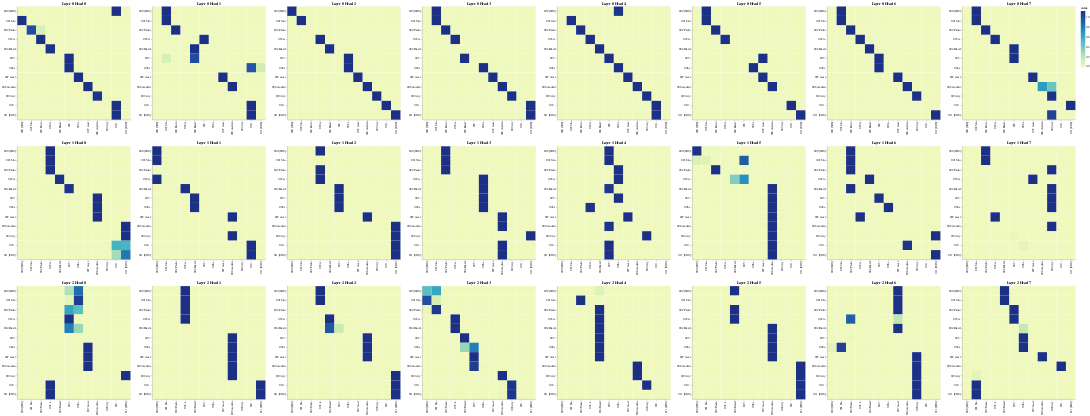

This figure's notebook cell:
### Code cell
layers = [0, 1, 2]
heads = [0, 1, 2, 3, 4, 5, 6, 7]

# Encoder Self-Attention
get_all_attention_maps("encoder", layers, heads, encoder_input_tokens, encoder_input_tokens, min(20, sentence_len))

### Figure 1 — Vega-Lite specification as saved in the notebook (floating-point values rounded to 4 significant figures; data arrays with more than 128 entries replaced by an {"elided": "..."} marker saying what was removed)
{"config": {"view": {"continuousWidth": 300, "continuousHeight": 300}}, "vconcat": [{"hconcat": [{"data": {"name": "data-642de2e71920ae61bad1acbb81ab26cc"}, "mark": {"type": "rect"}, "encoding": {"color": {"field": "value", "type": "quantitative"}, "tooltip": [{"field": "row", "type": "quantitative"}, {"field": "column", "type": "quantitative"}, {"field": "value", "type": "quantitative"}, {"field": "row_token", "type": "nominal"}, {"field": "col_token", "type": "nominal"}], "x": {"axis": {"title": ""}, "field": "col_token", "type": "nominal"}, "y": {"axis": {"title": ""}, "field": "row_token", "type": "nominal"}}, "height": 400, "name": "view_1", "title": "Layer 0 Head 0", "width": 400}, {"data": {"name": "data-b739637dce656109764abf7791928a13"}, "mark": {"type": "rect"}, "encoding": {"color": {"field": "value", "type": "quantitative"}, "tooltip": [{"field": "row", "type": "quantitative"}, {"field": "column", "type": "quantitative"}, {"field": "value", "type": "quantitative"}, {"field": "row_token", "type": "nominal"}, {"field": "col_token", "type": "nominal"}], "x": {"axis": {"title": ""}, "field": "col_token", "type": "nominal"}, "y": {"axis": {"title": ""}, "field": "row_token", "type": "nominal"}}, "height": 400, "name": "view_2", "title": "Layer 0 Head 1", "width": 400}, {"data": {"name": "data-653357a9b006bd915d21c9b2d9796658"}, "mark": {"type": "rect"}, "encoding": {"color": {"field": "value", "type": "quantitative"}, "tooltip": [{"field": "row", "type": "quantitative"}, {"field": "column", "type": "quantitative"}, {"field": "value", "type": "quantitative"}, {"field": "row_token", "type": "nominal"}, {"field": "col_token", "type": "nominal"}], "x": {"axis": {"title": ""}, "field": "col_token", "type": "nominal"}, "y": {"axis": {"title": ""}, "field": "row_token", "type": "nominal"}}, "height": 400, "name": "view_3", "title": "Layer 0 Head 2", "width": 400}, {"data": {"name": "data-4af6475c268c9d563e63099ae26ac09f"}, "mark": {"type": "rect"}, "encoding": {"color": {"field": "value", "type": "quantitative"}, "tooltip": [{"field": "row", "type": "quantitative"}, {"field": "column", "type": "quantitative"}, {"field": "value", "type": "quantitative"}, {"field": "row_token", "type": "nominal"}, {"field": "col_token", "type": "nominal"}], "x": {"axis": {"title": ""}, "field": "col_token", "type": "nominal"}, "y": {"axis": {"title": ""}, "field": "row_token", "type": "nominal"}}, "height": 400, "name": "view_4", "title": "Layer 0 Head 3", "width": 400}, {"data": {"name": "data-a0ba7d1d40b1720acac0bfc20f214503"}, "mark": {"type": "rect"}, "encoding": {"color": {"field": "value", "type": "quantitative"}, "tooltip": [{"field": "row", "type": "quantitative"}, {"field": "column", "type": "quantitative"}, {"field": "value", "type": "quantitative"}, {"field": "row_token", "type": "nominal"}, {"field": "col_token", "type": "nominal"}], "x": {"axis": {"title": ""}, "field": "col_token", "type": "nominal"}, "y": {"axis": {"title": ""}, "field": "row_token", "type": "nominal"}}, "height": 400, "name": "view_5", "title": "Layer 0 Head 4", "width": 400}, {"data": {"name": "data-750218eb5d5b5388b2f8911f006c4856"}, "mark": {"type": "rect"}, "encoding": {"color": {"field": "value", "type": "quantitative"}, "tooltip": [{"field": "row", "type": "quantitative"}, {"field": "column", "type": "quantitative"}, {"field": "value", "type": "quantitative"}, {"field": "row_token", "type": "nominal"}, {"field": "col_token", "type": "nominal"}], "x": {"axis": {"title": ""}, "field": "col_token", "type": "nominal"}, "y": {"axis": {"title": ""}, "field": "row_token", "type": "nominal"}}, "height": 400, "name": "view_6", "title": "Layer 0 Head 5", "width": 400}, {"data": {"name": "data-5e94fe221b1a7595c080572ee5d2a885"}, "mark": {"type": "rect"}, "encoding": {"color": {"field": "value", "type": "quantitative"}, "tooltip": [{"field": "row", "type": "quantitative"}, {"field": "column", "type": "quantitative"}, {"field": "value", "type": "quantitative"}, {"field": "row_token", "type": "nominal"}, {"field": "col_token", "type": "nominal"}], "x": {"axis": {"title": ""}, "field": "col_token", "type": "nominal"}, "y": {"axis": {"title": ""}, "field": "row_token", "type": "nominal"}}, "height": 400, "name": "view_7", "title": "Layer 0 Head 6", "width": 400}, {"data": {"name": "data-4ca0bb952588a2d9a83369f338ac92f9"}, "mark": {"type": "rect"}, "encoding": {"color": {"field": "value", "type": "quantitative"}, "tooltip": [{"field": "row", "type": "quantitative"}, {"field": "column", "type": "quantitative"}, {"field": "value", "type": "quantitative"}, {"field": "row_token", "type": "nominal"}, {"field": "col_token", "type": "nominal"}], "x": {"axis": {"title": ""}, "field": "col_token", "type": "nominal"}, "y": {"axis": {"title": ""}, "field": "row_token", "type": "nominal"}}, "height": 400, "name": "view_8", "title": "Layer 0 Head 7", "width": 400}]}, {"hconcat": [{"data": {"name": "data-c415a10631ae6a785b07d406f8b08701"}, "mark": {"type": "rect"}, "encoding": {"color": {"field": "value", "type": "quantitative"}, "tooltip": [{"field": "row", "type": "quantitative"}, {"field": "column", "type": "quantitative"}, {"field": "value", "type": "quantitative"}, {"field": "row_token", "type": "nominal"}, {"field": "col_token", "type": "nominal"}], "x": {"axis": {"title": ""}, "field": "col_token", "type": "nominal"}, "y": {"axis": {"title": ""}, "field": "row_token", "type": "nominal"}}, "height": 400, "name": "view_9", "title": "Layer 1 Head 0", "width": 400}, {"data": {"name": "data-8715973bc62e4924189d4ecdb16795d3"}, "mark": {"type": "rect"}, "encoding": {"color": {"field": "value", "type": "quantitative"}, "tooltip": [{"field": "row", "type": "quantitative"}, {"field": "column", "type": "quantitative"}, {"field": "value", "type": "quantitative"}, {"field": "row_token", "type": "nominal"}, {"field": "col_token", "type": "nominal"}], "x": {"axis": {"title": ""}, "field": "col_token", "type": "nominal"}, "y": {"axis": {"title": ""}, "field": "row_token", "type": "nominal"}}, "height": 400, "name": "view_10", "title": "Layer 1 Head 1", "width": 400}, {"data": {"name": "data-c6eca3a81ea5814b208817c626518322"}, "mark": {"type": "rect"}, "encoding": {"color": {"field": "value", "type": "quantitative"}, "tooltip": [{"field": "row", "type": "quantitative"}, {"field": "column", "type": "quantitative"}, {"field": "value", "type": "quantitative"}, {"field": "row_token", "type": "nominal"}, {"field": "col_token", "type": "nominal"}], "x": {"axis": {"title": ""}, "field": "col_token", "type": "nominal"}, "y": {"axis": {"title": ""}, "field": "row_token", "type": "nominal"}}, "height": 400, "name": "view_11", "title": "Layer 1 Head 2", "width": 400}, {"data": {"name": "data-0c6e971a5505db983b27d85fa1e2022d"}, "mark": {"type": "rect"}, "encoding": {"color": {"field": "value", "type": "quantitative"}, "tooltip": [{"field": "row", "type": "quantitative"}, {"field": "column", "type": "quantitative"}, {"field": "value", "type": "quantitative"}, {"field": "row_token", "type": "nominal"}, {"field": "col_token", "type": "nominal"}], "x": {"axis": {"title": ""}, "field": "col_token", "type": "nominal"}, "y": {"axis": {"title": ""}, "field": "row_token", "type": "nominal"}}, "height": 400, "name": "view_12", "title": "Layer 1 Head 3", "width": 400}, {"data": {"name": "data-88dc6cb6870e2aebe18506a68d799882"}, "mark": {"type": "rect"}, "encoding": {"color": {"field": "value", "type": "quantitative"}, "tooltip": [{"field": "row", "type": "quantitative"}, {"field": "column", "type": "quantitative"}, {"field": "value", "type": "quantitative"}, {"field": "row_token", "type": "nominal"}, {"field": "col_token", "type": "nominal"}], "x": {"axis": {"title": ""}, "field": "col_token", "type": "nominal"}, "y": {"axis": {"title": ""}, "field": "row_token", "type": "nominal"}}, "height": 400, "name": "view_13", "title": "Layer 1 Head 4", "width": 400}, {"data": {"name": "data-31d811455ae14db4569d709d0e9f537b"}, "mark": {"type": "rect"}, "encoding": {"color": {"field": "value", "type": "quantitative"}, "tooltip": [{"field": "row", "type": "quantitative"}, {"field": "column", "type": "quantitative"}, {"field": "value", "type": "quantitative"}, {"field": "row_token", "type": "nominal"}, {"field": "col_token", "type": "nominal"}], "x": {"axis": {"title": ""}, "field": "col_token", "type": "nominal"}, "y": {"axis": {"title": ""}, "field": "row_token", "type": "nominal"}}, "height": 400, "name": "view_14", "title": "Layer 1 Head 5", "width": 400}, {"data": {"name": "data-b7f59e19155e898f4a522f50ba854855"}, "mark": {"type": "rect"}, "encoding": {"color": {"field": "value", "type": "quantitative"}, "tooltip": [{"field": "row", "type": "quantitative"}, {"field": "column", "type": "quantitative"}, {"field": "value", "type": "quantitative"}, {"field": "row_token", "type": "nominal"}, {"field": "col_token", "type": "nominal"}], "x": {"axis": {"title": ""}, "field": "col_token", "type": "nominal"}, "y": {"axis": {"title": ""}, "field": "row_token", "type": "nominal"}}, "height": 400, "name": "view_15", "title": "Layer 1 Head 6", "width": 400}, {"data": {"name": "data-8053cc5c93fc4b11ceb7a38908ca44a2"}, "mark": {"type": "rect"}, "encoding": {"color": {"field": "value", "type": "quantitative"}, "tooltip": [{"field": "row", "type": "quantitative"}, {"field": "column", "type": "quantitative"}, {"field": "value", "type": "quantitative"}, {"field": "row_token", "type": "nominal"}, {"field": "col_token", "type": "nominal"}], "x": {"axis": {"title": ""}, "field": "col_token", "type": "nominal"}, "y": {"axis": {"title": ""}, "field": "row_token", "type": "nominal"}}, "height": 400, "name": "view_16", "title": "Layer 1 Head 7", "width": 400}]}, {"hconcat": [{"data": {"name": "data-d436d01f626b20b686bd983a44deed4b"}, "mark": {"type": "rect"}, "encoding": {"color": {"field": "value", "type": "quantitative"}, "tooltip": [{"field": "row", "type": "quantitative"}, {"field": "column", "type": "quantitative"}, {"field": "value", "type": "quantitative"}, {"field": "row_token", "type": "nominal"}, {"field": "col_token", "type": "nominal"}], "x": {"axis": {"title": ""}, "field": "col_token", "type": "nominal"}, "y": {"axis": {"title": ""}, "field": "row_token", "type": "nominal"}}, "height": 400, "name": "view_17", "title": "Layer 2 Head 0", "width": 400}, {"data": {"name": "data-d4f03a596c0d74f83d83495409777390"}, "mark": {"type": "rect"}, "encoding": {"color": {"field": "value", "type": "quantitative"}, "tooltip": [{"field": "row", "type": "quantitative"}, {"field": "column", "type": "quantitative"}, {"field": "value", "type": "quantitative"}, {"field": "row_token", "type": "nominal"}, {"field": "col_token", "type": "nominal"}], "x": {"axis": {"title": ""}, "field": "col_token", "type": "nominal"}, "y": {"axis": {"title": ""}, "field": "row_token", "type": "nominal"}}, "height": 400, "name": "view_18", "title": "Layer 2 Head 1", "width": 400}, {"data": {"name": "data-b7dfdcf0ff147f82cb266a5c7e70e52d"}, "mark": {"type": "rect"}, "encoding": {"color": {"field": "value", "type": "quantitative"}, "tooltip": [{"field": "row", "type": "quantitative"}, {"field": "column", "type": "quantitative"}, {"field": "value", "type": "quantitative"}, {"field": "row_token", "type": "nominal"}, {"field": "col_token", "type": "nominal"}], "x": {"axis": {"title": ""}, "field": "col_token", "type": "nominal"}, "y": {"axis": {"title": ""}, "field": "row_token", "type": "nominal"}}, "height": 400, "name": "view_19", "title": "Layer 2 Head 2", "width": 400}, {"data": {"name": "data-cf47b424068d234fd0300f63c994b7fb"}, "mark": {"type": "rect"}, "encoding": {"color": {"field": "value", "type": "quantitative"}, "tooltip": [{"field": "row", "type": "quantitative"}, {"field": "column", "type": "quantitative"}, {"field": "value", "type": "quantitative"}, {"field": "row_token", "type": "nominal"}, {"field": "col_token", "type": "nominal"}], "x": {"axis": {"title": ""}, "field": "col_token", "type": "nominal"}, "y": {"axis": {"title": ""}, "field": "row_token", "type": "nominal"}}, "height": 400, "name": "view_20", "title": "Layer 2 Head 3", "width": 400}, {"data": {"name": "data-06a6f40a3a4078aa2dd70be1277b1b27"}, "mark": {"type": "rect"}, "encoding": {"color": {"field": "value", "type": "quantitative"}, "tooltip": [{"field": "row", "type": "quantitative"}, {"field": "column", "type": "quantitative"}, {"field": "value", "type": "quantitative"}, {"field": "row_token", "type": "nominal"}, {"field": "col_token", "type": "nominal"}], "x": {"axis": {"title": ""}, "field": "col_token", "type": "nominal"}, "y": {"axis": {"title": ""}, "field": "row_token", "type": "nominal"}}, "height": 400, "name": "view_21", "title": "Layer 2 Head 4", "width": 400}, {"data": {"name": "data-76bb35153b75b2bf087958ef9e4642c8"}, "mark": {"type": "rect"}, "encoding": {"color": {"field": "value", "type": "quantitative"}, "tooltip": [{"field": "row", "type": "quantitative"}, {"field": "column", "type": "quantitative"}, {"field": "value", "type": "quantitative"}, {"field": "row_token", "type": "nominal"}, {"field": "col_token", "type": "nominal"}], "x": {"axis": {"title": ""}, "field": "col_token", "type": "nominal"}, "y": {"axis": {"title": ""}, "field": "row_token", "type": "nominal"}}, "height": 400, "name": "view_22", "title": "Layer 2 Head 5", "width": 400}, {"data": {"name": "data-0716c00b9017293f94682432e48c054e"}, "mark": {"type": "rect"}, "encoding": {"color": {"field": "value", "type": "quantitative"}, "tooltip": [{"field": "row", "type": "quantitative"}, {"field": "column", "type": "quantitative"}, {"field": "value", "type": "quantitative"}, {"field": "row_token", "type": "nominal"}, {"field": "col_token", "type": "nominal"}], "x": {"axis": {"title": ""}, "field": "col_token", "type": "nominal"}, "y": {"axis": {"title": ""}, "field": "row_token", "type": "nominal"}}, "height": 400, "name": "view_23", "title": "Layer 2 Head 6", "width": 400}, {"data": {"name": "data-895241324b38ee0a0a5edb7d5c84bdb8"}, "mark": {"type": "rect"}, "encoding": {"color": {"field": "value", "type": "quantitative"}, "tooltip": [{"field": "row", "type": "quantitative"}, {"field": "column", "type": "quantitative"}, {"field": "value", "type": "quantitative"}, {"field": "row_token", "type": "nominal"}, {"field": "col_token", "type": "nominal"}], "x": {"axis": {"title": ""}, "field": "col_token", "type": "nominal"}, "y": {"axis": {"title": ""}, "field": "row_token", "type": "nominal"}}, "height": 400, "name": "view_24", "title": "Layer 2 Head 7", "width": 400}]}], "params": [{"name": "param_1", "select": {"type": "interval", "encodings": ["x", "y"]}, "bind": "scales", "views": ["view_1"]}, {"name": "param_2", "select": {"type": "interval", "encodings": ["x", "y"]}, "bind": "scales", "views": ["view_2"]}, {"name": "param_3", "select": {"type": "interval", "encodings": ["x", "y"]}, "bind": "scales", "views": ["view_3"]}, {"name": "param_4", "select": {"type": "interval", "encodings": ["x", "y"]}, "bind": "scales", "views": ["view_4"]}, {"name": "param_5", "select": {"type": "interval", "encodings": ["x", "y"]}, "bind": "scales", "views": ["view_5"]}, {"name": "param_6", "select": {"type": "interval", "encodings": ["x", "y"]}, "bind": "scales", "views": ["view_6"]}, {"name": "param_7", "select": {"type": "interval", "encodings": ["x", "y"]}, "bind": "scales", "views": ["view_7"]}, {"name": "param_8", "select": {"type": "interval", "encodings": ["x", "y"]}, "bind": "scales", "views": ["view_8"]}, {"name": "param_9", "select": {"type": "interval", "encodings": ["x", "y"]}, "bind": "scales", "views": ["view_9"]}, {"name": "param_10", "select": {"type": "interval", "encodings": ["x", "y"]}, "bind": "scales", "views": ["view_10"]}, {"name": "param_11", "select": {"type": "interval", "encodings": ["x", "y"]}, "bind": "scales", "views": ["view_11"]}, {"name": "param_12", "select": {"type": "interval", "encodings": ["x", "y"]}, "bind": "scales", "views": ["view_12"]}, {"name": "param_13", "select": {"type": "interval", "encodings": ["x", "y"]}, "bind": "scales", "views": ["view_13"]}, {"name": "param_14", "select": {"type": "interval", "encodings": ["x", "y"]}, "bind": "scales", "views": ["view_14"]}, {"name": "param_15", "select": {"type": "interval", "encodings": ["x", "y"]}, "bind": "scales", "views": ["view_15"]}, {"name": "param_16", "select": {"type": "interval", "encodings": ["x", "y"]}, "bind": "scales", "views": ["view_16"]}, {"name": "param_17", "select": {"type": "interval", "encodings": ["x", "y"]}, "bind": "scales", "views": ["view_17"]}, {"name": "param_18", "select": {"type": "interval", "encodings": ["x", "y"]}, "bind": "scales", "views": ["view_18"]}, {"name": "param_19", "select": {"type": "interval", "encodings": ["x", "y"]}, "bind": "scales", "views": ["view_19"]}, {"name": "param_20", "select": {"type": "interval", "encodings": ["x", "y"]}, "bind": "scales", "views": ["view_20"]}, {"name": "param_21", "select": {"type": "interval", "encodings": ["x", "y"]}, "bind": "scales", "views": ["view_21"]}, {"name": "param_22", "select": {"type": "interval", "encodings": ["x", "y"]}, "bind": "scales", "views": ["view_22"]}, {"name": "param_23", "select": {"type": "interval", "encodings": ["x", "y"]}, "bind": "scales", "views": ["view_23"]}, {"name": "param_24", "select": {"type": "interval", "encodings": ["x", "y"]}, "bind": "scales", "views": ["view_24"]}], "$schema": "https://vega.github.io/schema/vega-lite/v5.17.0.json", "datasets": {"data-642de2e71920ae61bad1acbb81ab26cc": {"elided": "144 records"}, "data-b739637dce656109764abf7791928a13": {"elided": "144 records"}, "data-653357a9b006bd915d21c9b2d9796658": {"elided": "144 records"}, "data-4af6475c268c9d563e63099ae26ac09f": {"elided": "144 records"}, "data-a0ba7d1d40b1720acac0bfc20f214503": {"elided": "144 records"}, "data-750218eb5d5b5388b2f8911f006c4856": {"elided": "144 records"}, "data-5e94fe221b1a7595c080572ee5d2a885": {"elided": "144 records"}, "data-4ca0bb952588a2d9a83369f338ac92f9": {"elided": "144 records"}, "data-c415a10631ae6a785b07d406f8b08701": {"elided": "144 records"}, "data-8715973bc62e4924189d4ecdb16795d3": {"elided": "144 records"}, "data-c6eca3a81ea5814b208817c626518322": {"elided": "144 records"}, "data-0c6e971a5505db983b27d85fa1e2022d": {"elided": "144 records"}, "data-88dc6cb6870e2aebe18506a68d799882": {"elided": "144 records"}, "data-31d811455ae14db4569d709d0e9f537b": {"elided": "144 records"}, "data-b7f59e19155e898f4a522f50ba854855": {"elided": "144 records"}, "data-8053cc5c93fc4b11ceb7a38908ca44a2": {"elided": "144 records"}, "data-d436d01f626b20b686bd983a44deed4b": {"elided": "144 records"}, "data-d4f03a596c0d74f83d83495409777390": {"elided": "144 records"}, "data-b7dfdcf0ff147f82cb266a5c7e70e52d": {"elided": "144 records"}, "data-cf47b424068d234fd0300f63c994b7fb": {"elided": "144 records"}, "data-06a6f40a3a4078aa2dd70be1277b1b27": {"elided": "144 records"}, "data-76bb35153b75b2bf087958ef9e4642c8": {"elided": "144 records"}, "data-0716c00b9017293f94682432e48c054e": {"elided": "144 records"}, "data-895241324b38ee0a0a5edb7d5c84bdb8": {"elided": "144 records"}}}
